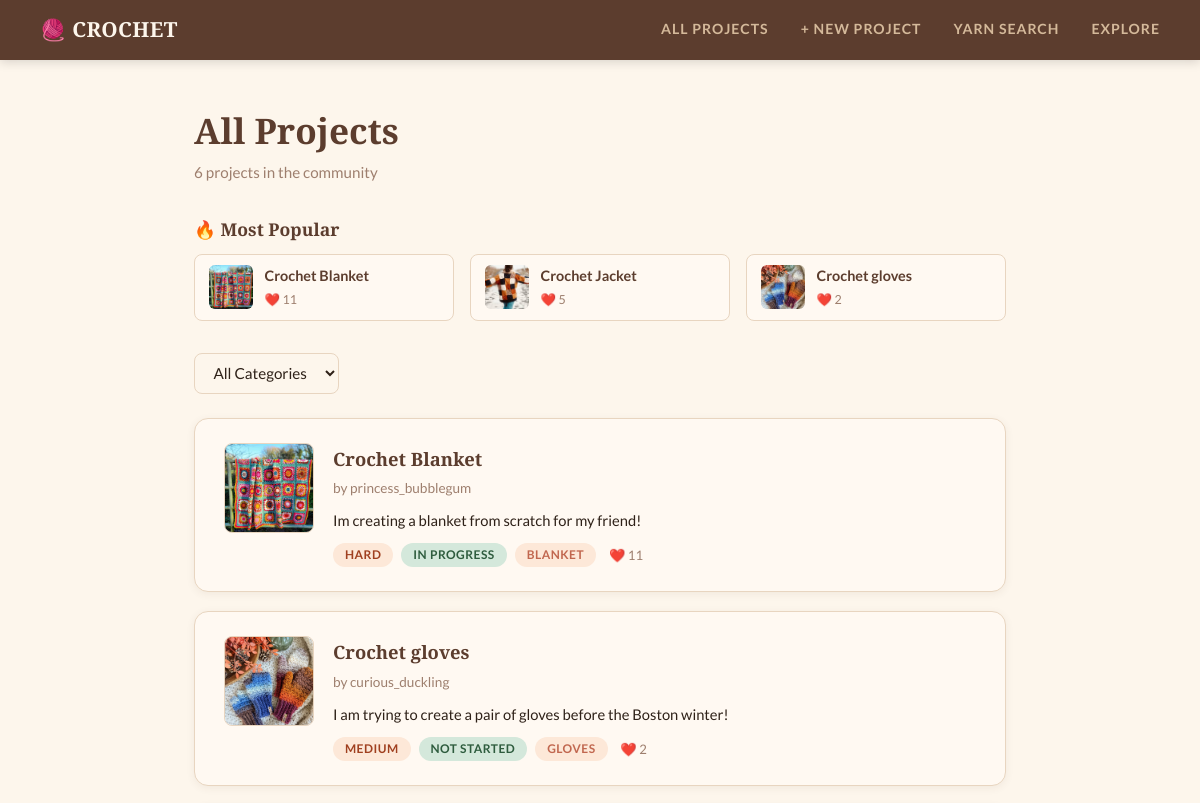
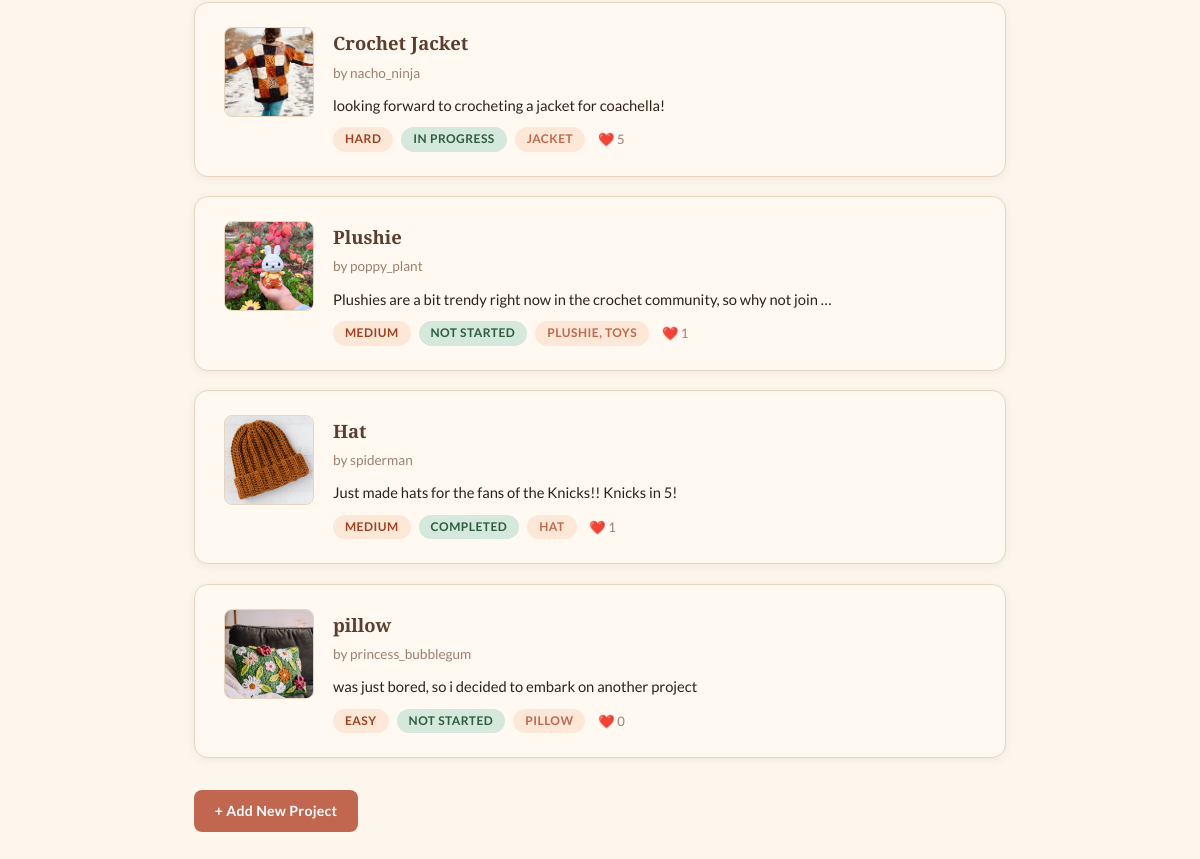
Page /crochet/ on the earlier database version (2 pictures, top to bottom).
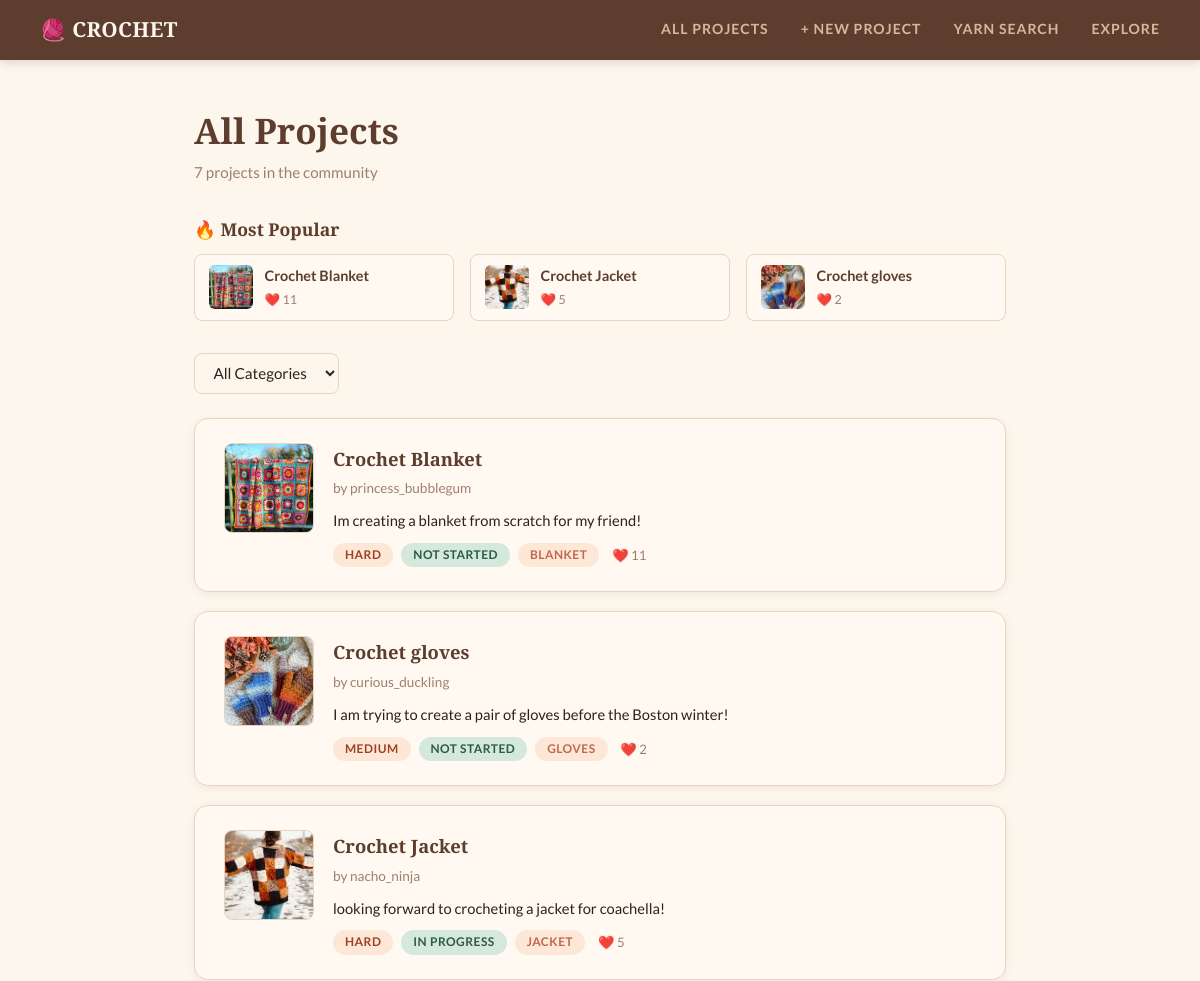
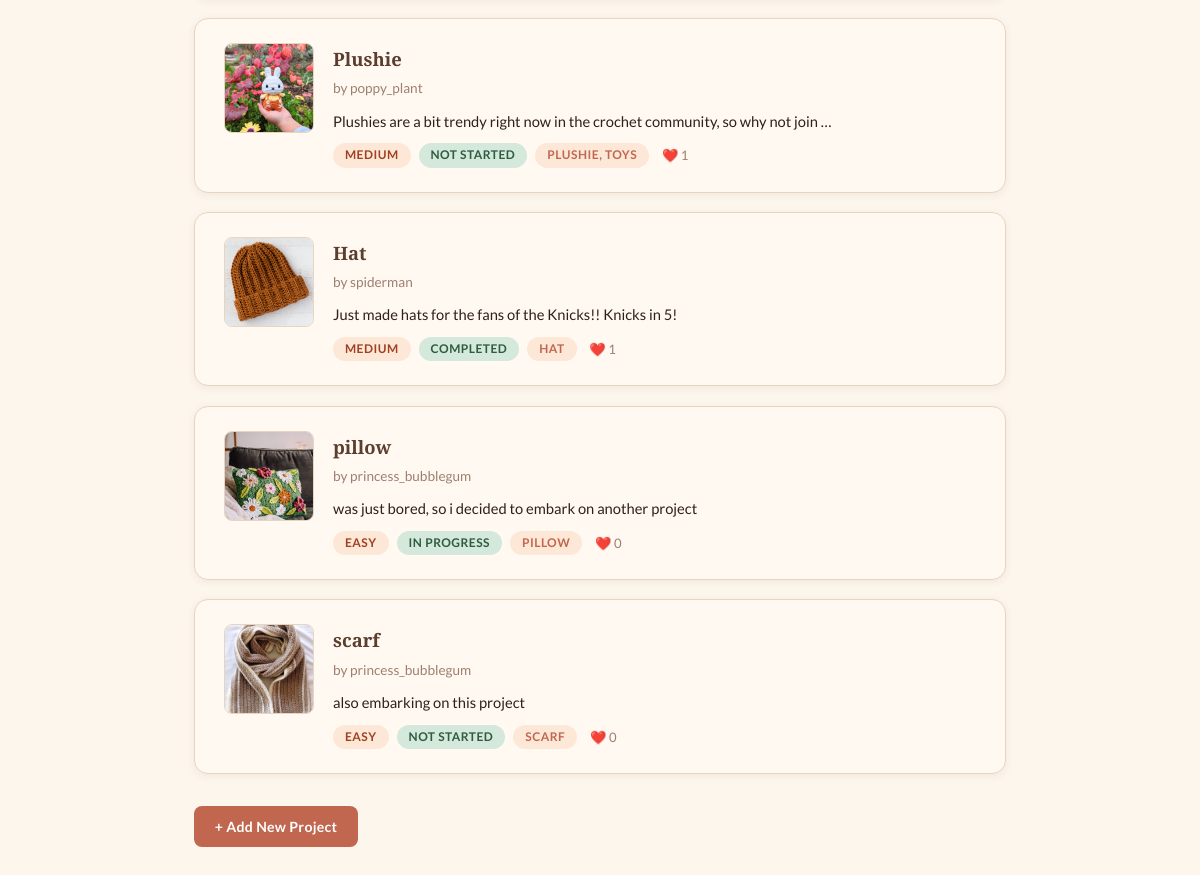
Same page on the later database version (2 pictures, top to bottom).
### crochet/models.py (models this page shows, shortened)
class Project(models.Model):
    title = models.TextField(blank=False)
    creator = models.TextField(blank=False)
    description = models.TextField(blank=False)
    DIFFICULTY_CHOICES = [
        ('easy', 'Easy'),
        ('medium', 'Medium'),
        ('hard', 'Hard'),
    ]
    difficulty_level = models.CharField(max_length=10,choices=DIFFICULTY_CHOICES,default='easy')
    image_file = models.ImageField(blank=True) # so the user can upload an image of their progress
    STATUS_CHOICES = [
    ('not_started', 'Not Started'),
    ('in_progress', 'In Progress'),
    ('completed', 'Completed'),
]
    project_status = models.CharField(max_length=20,choices=STATUS_CHOICES,default='not_started')
    category = models.TextField(blank=True, default='')
    date_created = models.DateTimeField(auto_now=True)
    RATING_CHOICES = [
    (1, '1 Star'),
    (2, '2 Stars'),
    (3, '3 Stars'),
    (4, '4 Stars'),
    (5, '5 Stars'),
    ]
    rating = models.IntegerField(choices=RATING_CHOICES,default=5)

### crochet/views.py (the view)
# urls.py: path('', views.ProjectListView.as_view(), name='project-list'),
class ProjectListView(ListView):
    model = Project
    template_name = 'crochet/project_list.html'
    context_object_name = 'projects'
    def get_queryset(self):
        queryset = Project.objects.annotate(favorite_count=Count('favorite', distinct=True))
        category = self.request.GET.get('category', '')
        rating = self.request.GET.get('rating', '')
        difficulty = self.request.GET.get('difficulty', '')
        if category:
            queryset = queryset.filter(category__icontains=category)
        if rating:
            queryset = queryset.filter(rating=rating)
        if difficulty:
            queryset = queryset.filter(difficulty_level=difficulty)
        return queryset
    def get_context_data(self, **kwargs):
        context = super().get_context_data(**kwargs)
        context['selected_category'] = self.request.GET.get('category', '')
        context['selected_rating'] = self.request.GET.get('rating', '')
        context['selected_difficulty'] = self.request.GET.get('difficulty', '')
        context['categories'] = Project.objects.exclude(category='').values_list('category', flat=True).distinct()
        context['ratings'] = [1,2,3,4,5]
        context['difficulties'] = Project.DIFFICULTY_CHOICES
        context['popular_projects'] = Project.objects.annotate(
            favorite_count=Count('favorite', distinct=True),
            avg_rating=Avg('review__rating')
        ).order_by('-favorite_count', '-avg_rating')[:3]
        return context

### crochet/templates/crochet/project_list.html (shortened to what this page needs)
{% extends 'crochet/base.html' %}
{% block content %}
<h1>All Projects</h1>
<p style="color: var(--muted); font-size: 0.95rem; margin-bottom: 1.5rem;">
    {{ projects|length }} project{{ projects|length|pluralize }} in the community
</p>
{% if popular_projects %}
<div style="margin-bottom: 2rem;">
    <h2 style="font-size: 1.1rem; margin-bottom: 0.8rem;">🔥 Most Popular</h2>
    <div style="display: flex; gap: 1rem; flex-wrap: wrap;">
        {% for p in popular_projects %}
        <a href="{% url 'project-detail' p.pk %}" style="
            display: flex;
            align-items: center;
            gap: 0.7rem;
            background: var(--warm-white);
            border: 1px solid var(--border);
            border-radius: var(--radius-sm);
            padding: 0.6rem 0.9rem;
            text-decoration: none;
            flex: 1;
            min-width: 180px;
        ">
            {% if p.image_file %}
                <img src="{{ p.image_file.url }}" style="
                    width: 44px;
                    height: 44px;
                    border-radius: 6px;
                    object-fit: cover;
                    flex-shrink: 0;
                ">
            {% endif %}
            <div>
                <p style="font-weight: 700; color: var(--brown); font-size: 0.9rem; margin: 0;">{{ p.title }}</p>
                <p style="font-size: 0.78rem; color: var(--muted); margin: 0;">❤️ {{ p.favorite_count }}</p>
            </div>
        </a>
        {% endfor %}
    </div>
</div>
{% endif %}
<form method="GET" style="display: flex; align-items: center; gap: 1rem; margin-bottom: 1.5rem;">
    <select name="category" onchange="this.form.submit()" style="
        padding: 0.6rem 0.9rem;
        border: 1px solid var(--border);
        border-radius: var(--radius-sm);
        font-size: 0.95rem;
        font-family: 'Lato', sans-serif;
        background: var(--cream);
        color: var(--text);
        outline: none;
        cursor: pointer;
    ">
        <option value="">All Categories</option>
    </select>
</form>
{% for project in projects %}
<div class="project-card" style="display: flex; gap: 1.2rem; align-items: flex-start;">
    <div style="
        width: 90px;
        height: 90px;
        flex-shrink: 0;
        border-radius: var(--radius-sm);
        overflow: hidden;
        background: var(--warm);
        border: 1px solid var(--border);
    ">
        {% if project.image_file %}
            <img src="{{ project.image_file.url }}" alt="{{ project.title }}" style="
                width: 100%;
                height: 100%;
                object-fit: cover;
            ">
        {% endif %}
    </div>
    <div style="flex: 1;">
        <a href="{% url 'project-detail' project.pk %}" style="
            font-family: 'Playfair Display', serif;
            font-size: 1.15rem;
            font-weight: 600;
            color: var(--brown);
            text-decoration: none;
        ">{{ project.title }}</a>
        <p style="color: var(--muted); font-size: 0.85rem; margin: 0.2rem 0 0.5rem;">
            by {{ project.creator }}
        </p>
        <p style="font-size: 0.92rem; color: var(--text); margin-bottom: 0.6rem;">
            {{ project.description|truncatewords:15 }}
        </p>
        <div style="display: flex; flex-wrap: wrap; gap: 0.5rem; align-items: center;">
            <span class="badge badge-difficulty">{{ project.get_difficulty_level_display }}</span>
            <span class="badge badge-status">{{ project.get_project_status_display }}</span>
            {% if project.category %}
                <span class="badge" style="background: #fde8d8; color: var(--terracotta);">{{ project.category }}</span>
            {% endif %}
            <span style="font-size: 0.82rem; color: var(--muted); margin-left: 0.3rem;">❤️ {{ project.favorite_count }}</span>
        </div>
    </div>
</div>
{% empty %}
    <p class="empty">No projects yet. Be the first to add one!</p>
{% endfor %}
<div style="margin-top: 2rem;">
    <a href="{% url 'create-project' %}" class="btn btn-primary">+ Add New Project</a>
</div>
{% endblock %}

### crochet/templates/crochet/base.html (shortened to what this page needs)
{% load static %}
<html>
<head>
    <link rel="stylesheet" href="{% static 'styles-for-crochet.css' %}">
</head>
<body>
<nav>
    <a class="brand" href="{% url 'project-list' %}">🧶 crochet</a>
    <a href="{% url 'project-list' %}">All Projects</a>
    <a href="{% url 'create-project' %}">+ New Project</a>
    <a href="{% url 'yarn-search' %}">Yarn Search</a>
    <a href="{% url 'project-search' %}">Explore</a>
</nav>
<div class="page">
    {% block content %}
    {% endblock %}
</div>
</body>
</html>

### static/styles-for-crochet.css (style rules this page uses)
:root { --cream: #fdf6ec; --warm-white: #fff9f2; --blush: #f2c4a0; --terracotta: #c1674f; --brown: #5c3d2e; --dark-brown: #3b2417; --sage: #7a9e87; --sage-light: #d4e8db; --muted: #9e7f6e; --text: #2e2118; --border: #e8d5c0; --radius: 14px; --radius-sm: 8px; --shadow: 0 4px 20px rgba(92, 61, 46, 0.10); --shadow-sm: 0 2px 8px rgba(92, 61, 46, 0.07); }
*, *::before, *::after { box-sizing: border-box; margin: 0; padding: 0; }
body { background-color: var(--cream); color: var(--text); font-family: 'Lato', sans-serif; font-size: 16px; line-height: 1.7; min-height: 100vh; padding: 0; }
a { color: var(--terracotta); text-decoration: none; transition: color 0.2s; }
h1, h2, h3 { font-family: 'Playfair Display', serif; font-weight: 600; color: var(--brown); line-height: 1.3; }
h1 { font-size: 2.2rem; margin-bottom: 0.4rem; }
h2 { font-size: 1.5rem; margin: 2rem 0 0.8rem; }
p { margin-bottom: 0.6rem; }
nav { background: var(--brown); padding: 0 2.5rem; display: flex; align-items: center; gap: 2rem; height: 60px; box-shadow: 0 2px 10px rgba(0,0,0,0.15); position: sticky; top: 0; z-index: 100; }
nav .brand { font-family: 'Playfair Display', serif; font-size: 1.4rem; color: var(--cream); text-decoration: none; margin-right: auto; letter-spacing: 0.02em; }
nav a { color: #d4b99a; font-size: 0.88rem; text-transform: uppercase; letter-spacing: 0.07em; font-weight: 700; padding: 4px 0; border-bottom: 2px solid transparent; transition: color 0.2s, border-color 0.2s; text-decoration: none; }
.page { max-width: 860px; margin: 0 auto; padding: 3rem 1.5rem 5rem; }
.project-card { background: var(--warm-white); border: 1px solid var(--border); border-radius: var(--radius); padding: 1.5rem 1.8rem; margin-bottom: 1.2rem; box-shadow: var(--shadow-sm); transition: box-shadow 0.2s, transform 0.2s; }
.badge { display: inline-block; padding: 2px 12px; border-radius: 20px; font-size: 0.75rem; font-weight: 700; letter-spacing: 0.04em; text-transform: uppercase; }
.badge-difficulty { background: #fde8d8; color: #a04020; }
.badge-status { background: var(--sage-light); color: #2e5c3e; }
.btn { display: inline-block; padding: 0.55rem 1.3rem; border-radius: var(--radius-sm); font-size: 0.88rem; font-family: 'Lato', sans-serif; font-weight: 700; cursor: pointer; border: none; transition: opacity 0.15s, transform 0.15s; text-decoration: none; letter-spacing: 0.02em; }
.btn-primary { background: var(--terracotta); color: #fff; }
nav .brand { font-family: 'Playfair Display', serif; font-size: 1.3rem; color: var(--cream); text-decoration: none; margin-right: auto; letter-spacing: 0.02em; border-bottom: none; }

Differences in the rows shown:
changed Project "Crochet Blanket": project_status "IN PROGRESS" → "NOT STARTED"
changed Project "pillow": project_status "NOT STARTED" → "IN PROGRESS"
added Project: image_file (picture), title "scarf", creator "princess_bubblegum", description "also embarking on this project", difficulty_level "EASY", project_status "NOT STARTED", category "SCARF", favorite_count "0"
Other differences:
{{ projects|length }}: "6" → "7"
